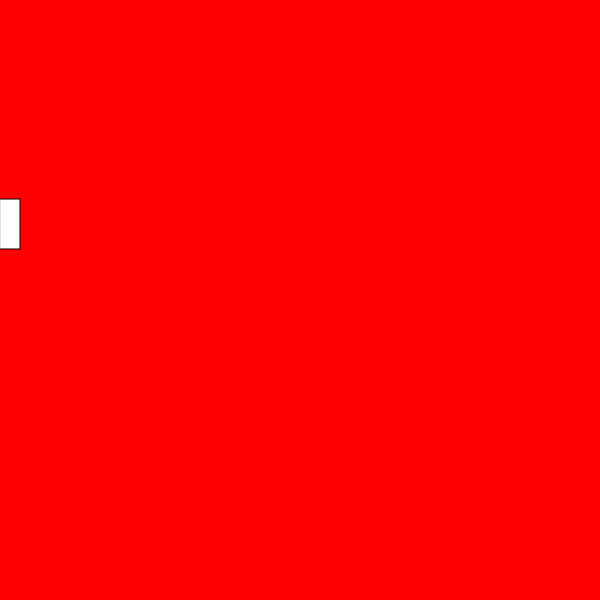
Frame 1 (no input)
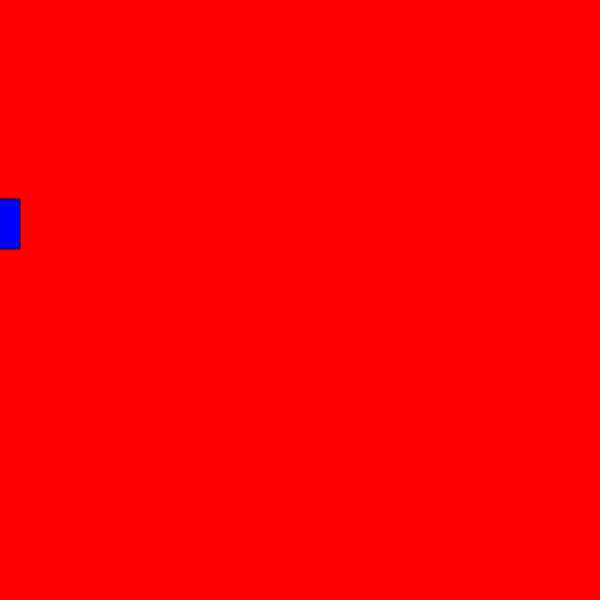
Frame 60 (no input)
Frame 120 (the mouse pressed at the canvas centre since frame 60): identical to frame 60, image omitted

The p5.js sketch that drew these frames (run headless with seeded random() and noise() and a simulated clock; from frame 60 on, the mouse is pressed at the canvas centre):

// p5.js sketch
// ── sketch.js
function setup() {
    createCanvas(600, 600);
  }
  
  function draw() {
    background('#FF0000');
    rect(0, 199, 20, 50);
    fill('blue')
  }
